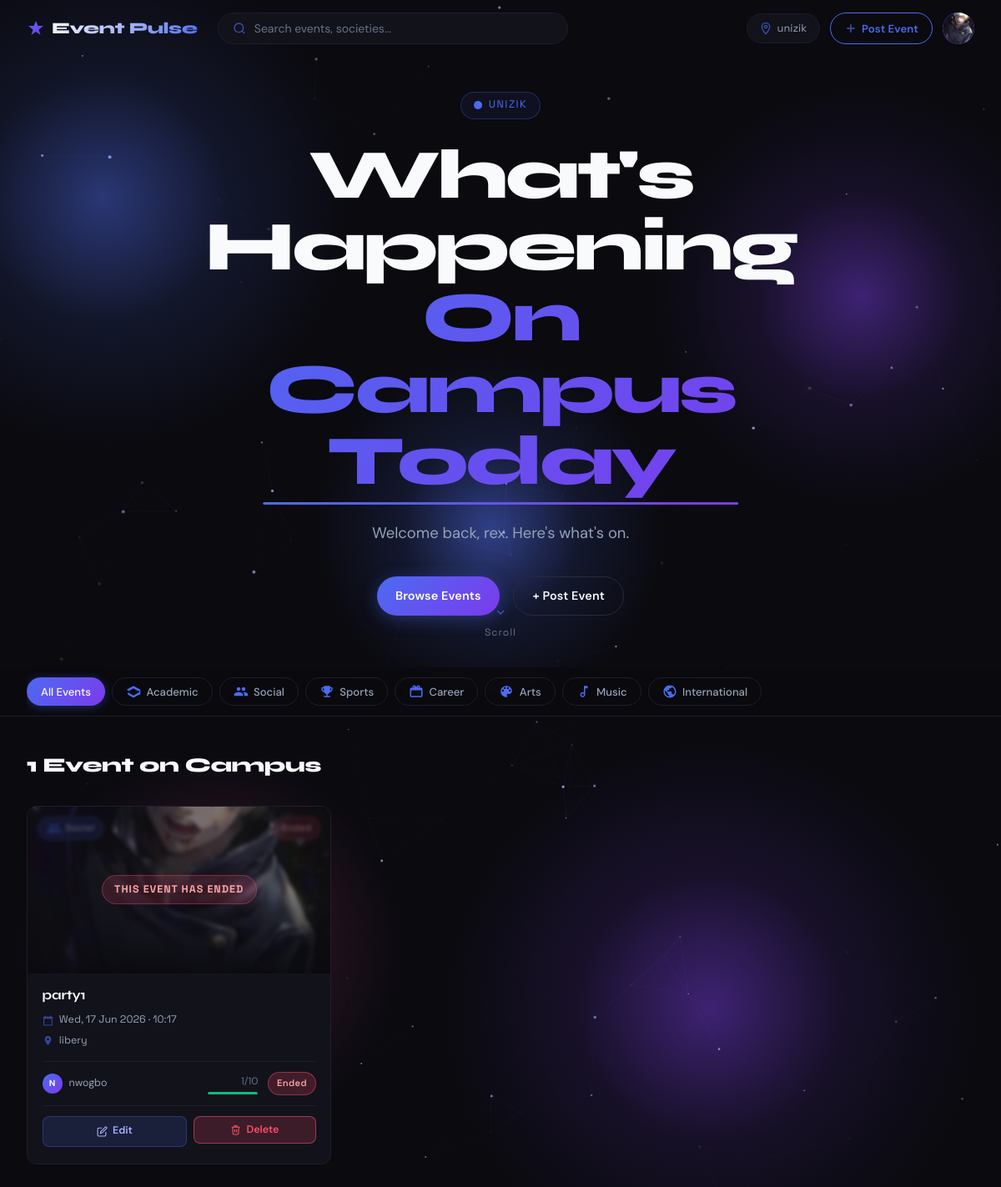
Screenshot of /home/ (signed in) with the database file from the repository.
### accounts/models.py (models this page shows, shortened)
class User(AbstractUser):
    class Role(models.TextChoices):
        STUDENT = 'student', 'Student'
        SOCIETY = 'society', 'Society / Club'
        STAFF   = 'staff',   'Staff'
        ADMIN   = 'admin',   'Admin'
    class Plan(models.TextChoices):
        FREE    = 'free',    'Free'
        PREMIUM = 'premium', 'Premium'
    class YearOfStudy(models.TextChoices):
        YEAR_1 = '1',  'Year 1 — Fresher'
        YEAR_2 = '2',  'Year 2'
        YEAR_3 = '3',  'Year 3'
        YEAR_4 = '4',  'Year 4'
        YEAR_5 = '5',  'Year 5'
        PG     = 'pg', 'Postgraduate'
        PHD    = 'phd','PhD'
    email           = models.EmailField(unique=True)
    profile_picture = models.ImageField(upload_to='profiles/', blank=True, null=True)
    bio             = models.TextField(blank=True)
    phone_number    = models.CharField(max_length=20, blank=True)
    university      = models.CharField(max_length=200, blank=True)
    department      = models.CharField(max_length=200, blank=True)
    student_id      = models.CharField(max_length=50,  blank=True)
    year_of_study   = models.CharField(
        max_length=5,
        choices=YearOfStudy.choices,
        blank=True,
    )
    role = models.CharField(
        max_length=20,
        choices=Role.choices,
        default=Role.STUDENT,
    )
    plan = models.CharField(
        max_length=20,
        choices=Plan.choices,
        default=Plan.FREE,
    )
    plan_expiry = models.DateTimeField(blank=True, null=True)
    updated_at = models.DateTimeField(auto_now=True)
    USERNAME_FIELD  = 'email'
    REQUIRED_FIELDS = ['username']
    class Meta:
        verbose_name        = 'User'
        verbose_name_plural = 'Users'
        ordering            = ['-date_joined']

### events/models.py (models this page shows, shortened)
class Event(models.Model):
    class Status(models.TextChoices):
        DRAFT     = "draft",     "Draft"
        PUBLISHED = "published", "Published"
        CANCELLED = "cancelled", "Cancelled"
        COMPLETED = "completed", "Completed"
    class PriceType(models.TextChoices):
        FREE = "free", "Free"
        PAID = "paid", "Paid"
    title       = models.CharField(max_length=200)
    slug        = models.SlugField(max_length=220, unique=True, blank=True)
    description = models.TextField()
    cover_image = models.ImageField(upload_to="events/covers/", blank=True, null=True)
    organiser = models.ForeignKey(
        settings.AUTH_USER_MODEL,
        on_delete=models.CASCADE,
        related_name="organised_events",
    )
    category = models.ForeignKey(
        Category,
        on_delete=models.SET_NULL,
        null=True,
        blank=True,
        related_name="events",
    )
    location_name    = models.CharField(max_length=200)
    location_address = models.TextField(blank=True)
    location_lat     = models.DecimalField(max_digits=9, decimal_places=6, blank=True, null=True)
    location_lng     = models.DecimalField(max_digits=9, decimal_places=6, blank=True, null=True)
    area             = models.CharField(max_length=100, blank=True, help_text="Neighbourhood or city for filtering")
    start_datetime = models.DateTimeField()
    end_datetime   = models.DateTimeField(blank=True, null=True)
    capacity     = models.PositiveIntegerField(blank=True, null=True, help_text="Leave blank for unlimited")
    price_type   = models.CharField(max_length=10, choices=PriceType.choices, default=PriceType.FREE)
    ticket_price = models.DecimalField(max_digits=10, decimal_places=2, default=0.00)
    is_premium_only = models.BooleanField(default=False, help_text="Only premium users can join")
    is_featured     = models.BooleanField(default=False, help_text="Pin to top of feed")
    status          = models.CharField(max_length=20, choices=Status.choices, default=Status.DRAFT)
    checkin_token = models.UUIDField(
        default=uuid.uuid4,
        editable=False,
        unique=True,
        help_text="Embedded in QR code for check-in",
    )
    qr_code = models.ImageField(
        upload_to="qrcodes/",
        blank=True,
        null=True,
        help_text="Auto-generated on publish",
    )
    created_at = models.DateTimeField(auto_now_add=True)
    updated_at = models.DateTimeField(auto_now=True)
    class Meta:
        verbose_name        = "Event"
        verbose_name_plural = "Events"
        ordering            = ["-is_featured", "-created_at"]
        indexes = [
            models.Index(fields=["status", "start_datetime"]),
            models.Index(fields=["organiser"]),
            models.Index(fields=["category"]),
            models.Index(fields=["area"]),
        ]
    @property
    def is_past(self):
        if self.end_datetime:
            return self.end_datetime < timezone.now()
        return self.start_datetime < timezone.now()
    @property
    def approved_rsvp_count(self):
        return self.rsvps.filter(status=RSVP.Status.APPROVED).count()
    @property
    def is_full(self):
        if self.capacity is None:
            return False
        return self.approved_rsvp_count >= self.capacity

class Category(models.Model):
    name        = models.CharField(max_length=60, unique=True)
    slug        = models.SlugField(max_length=60, unique=True, blank=True)
    icon        = models.CharField(max_length=10, blank=True, help_text="Emoji e.g. 🎵")
    description = models.TextField(blank=True)
    colour      = models.CharField(max_length=7, default="#4B6BF1", help_text="Hex colour for UI badges")
    created_at  = models.DateTimeField(auto_now_add=True)
    class Meta:
        verbose_name        = "Category"
        verbose_name_plural = "Categories"
        ordering            = ["name"]

### events/views.py (the view, shortened to what this page needs)
# urls.py: path('home/',                           views.home_view,         name='home'),
@login_required(login_url='accounts:login')
def home_view(request):
    query    = request.GET.get('q', '').strip()
    category = request.GET.get('cat', '').strip()
    now      = timezone.now()
    events = Event.objects.filter(
        status=Event.Status.PUBLISHED
    ).select_related('organiser', 'category').order_by('-is_featured', '-created_at')
    if category and category != 'all':
        events = events.filter(category__slug=category)
    return render(request, 'events/home.html', {
        'events':     events,
        'query':      query,
        'active_cat': category,
        'now':        now,
    })

### templates/events/home.html (shortened to what this page needs)
{% extends 'base.html' %}
{% load static %}
{% block content %}
<section class="ep-hero">
  <div class="ep-hero__content">
    <div class="ep-hero__eyebrow">
      <svg width="10" height="10" viewBox="0 0 10 10"><circle cx="5" cy="5" r="5" fill="#4B6BF1"/></svg>
      {% if user.university %}{{ user.university }}{% else %}Your Campus{% endif %}
    </div>
    <h1 class="ep-hero__title">
      What's Happening<br>
      <em>On Campus Today</em>
    </h1>
    <p class="ep-hero__sub">Welcome back, {{ user.first_name|default:user.username }}. Here's what's on.</p>
    <div class="ep-hero__ctas">
      <a href="#feed" class="ep-btn ep-btn--primary">Browse Events</a>
      <a href="{% url 'events:create' %}" class="ep-btn ep-btn--outline">+ Post Event</a>
    </div>
  </div>
  <div class="ep-hero__scroll">
    <span class="ep-icon ep-icon--chevron-down"></span>
    Scroll
  </div>
</section>
<div class="ep-cats">
  <div class="ep-cats__inner">
    <button class="ep-cat active" data-cat="all">All Events</button>
    <button class="ep-cat" data-cat="academic"><span class="ep-cat-icon ep-cat-icon--academic"></span> Academic</button>
    <button class="ep-cat" data-cat="social"><span class="ep-cat-icon ep-cat-icon--social"></span> Social</button>
    <button class="ep-cat" data-cat="sports"><span class="ep-cat-icon ep-cat-icon--sports"></span> Sports</button>
    <button class="ep-cat" data-cat="career"><span class="ep-cat-icon ep-cat-icon--career"></span> Career</button>
    <button class="ep-cat" data-cat="arts"><span class="ep-cat-icon ep-cat-icon--arts"></span> Arts</button>
    <button class="ep-cat" data-cat="music"><span class="ep-cat-icon ep-cat-icon--music"></span> Music</button>
    <button class="ep-cat" data-cat="international"><span class="ep-cat-icon ep-cat-icon--international"></span> International</button>
  </div>
</div>
<section class="ep-feed" id="feed">
  <div class="ep-feed__header">
    <h2 class="ep-feed__title">
      {% if events %}{{ events|length }} Event{{ events|length|pluralize }} on Campus
      {% else %}Campus Events{% endif %}
    </h2>
  </div>
  <div class="ep-grid">
    {% for event in events %}
    <article class="ep-card" data-cat="{{ event.category.slug|default:'all' }}"
      onclick="window.location.href='{% url "events:detail" event.slug %}'">
      <div class="ep-card__img">
        {% if event.cover_image %}
          <img src="{{ event.cover_image.url }}" alt="{{ event.title }}" loading="lazy">
        {% else %}
          <div class="ep-card__placeholder">
            <span class="ep-cat-icon ep-cat-icon--{{ event.category.slug|default:'academic' }}" style="width:48px;height:48px;"></span>
          </div>
        {% endif %}
        <div class="ep-card__img-overlay"></div>
        <div class="ep-card__badges">
          <span class="ep-badge ep-badge--cat">
            <span class="ep-cat-icon ep-cat-icon--{{ event.category.slug|default:'academic' }}"></span>
            {% if event.category %}{{ event.category.name }}{% else %}Event{% endif %}
          </span>
          <div class="ep-card__badges-right">
            {% if event.is_past %}
              <span class="ep-badge ep-badge--ended">Ended</span>
            {% else %}
              {% if event.is_featured %}<span class="ep-badge ep-badge--feat">Featured</span>{% endif %}
              {% if event.is_premium_only %}<span class="ep-badge ep-badge--prem">Premium</span>{% endif %}
            {% endif %}
          </div>
        </div>
        {% if event.is_past %}
          <div class="ep-card__ended-overlay">
            <span class="ep-card__ended-label">This event has ended</span>
          </div>
        {% endif %}
      </div>
      <div class="ep-card__body">
        <h3 class="ep-card__title">{{ event.title }}</h3>
        <div class="ep-card__meta">
          <div class="ep-card__meta-row">
            <span class="ep-meta-icon ep-meta-icon--calendar"></span>
            {{ event.start_datetime|date:"D, d M Y · H:i" }}
          </div>
          <div class="ep-card__meta-row">
            <span class="ep-meta-icon ep-meta-icon--pin"></span>
            {{ event.location_name }}
          </div>
        </div>
        <div class="ep-card__footer">
          <div class="ep-card__organiser">
            <div class="ep-card__organiser-av">{{ event.organiser.username|first|upper }}</div>
            <span>{{ event.organiser.username }}</span>
          </div>
          <div class="ep-card__footer-right">
            {% if event.capacity %}
              <div class="ep-card__capacity">
                <div>{{ event.approved_rsvp_count }}/{{ event.capacity }}</div>
                <div class="ep-card__cap-bar">
                  <div class="ep-card__cap-fill {% if event.is_full %}ep-card__cap-fill--warn{% endif %}"></div>
                </div>
              </div>
            {% endif %}
            {% if event.is_past %}
              <span class="ep-badge ep-badge--ended">Ended</span>
            {% elif event.is_free %}
              <span class="ep-badge ep-badge--free">Free</span>
            {% else %}
              <span class="ep-badge ep-badge--paid">₦{{ event.ticket_price }}</span>
            {% endif %}
          </div>
        </div>
        {% if request.user.is_authenticated and request.user == event.organiser %}
        <div style="display:flex;gap:.5rem;margin-top:.75rem;padding-top:.75rem;border-top:1px solid var(--border);" onclick="event.stopPropagation()">
          <a href="{% url 'events:edit' event.slug %}"
            style="flex:1;display:inline-flex;align-items:center;justify-content:center;gap:.4rem;padding:.45rem .75rem;border-radius:8px;font-size:.78rem;font-weight:600;font-family:var(--font-body);text-decoration:none;background:rgba(75,107,241,.15);border:1px solid rgba(75,107,241,.35);color:#A5B4FC;">
            <svg width="13" height="13" fill="none" viewBox="0 0 24 24" stroke="#A5B4FC" stroke-width="2"><path d="M11 4H4a2 2 0 0 0-2 2v14a2 2 0 0 0 2 2h14a2 2 0 0 0 2-2v-7"/><path d="M18.5 2.5a2.121 2.121 0 0 1 3 3L12 15l-4 1 1-4 9.5-9.5z"/></svg>
            Edit
          </a>
          <form method="POST" action="{% url 'events:delete' event.slug %}" style="flex:1;margin:0;"
            onsubmit="return confirm('Delete this event? This cannot be undone.')">
            <button type="submit"
              style="width:100%;display:inline-flex;align-items:center;justify-content:center;gap:.4rem;padding:.45rem .75rem;border-radius:8px;font-size:.78rem;font-weight:600;font-family:var(--font-body);cursor:pointer;background:rgba(255,77,109,.18);border:1.5px solid rgba(255,77,109,.55);color:#FF4D6D;">
              <svg width="13" height="13" fill="none" viewBox="0 0 24 24" stroke="#FF4D6D" stroke-width="2"><polyline points="3 6 5 6 21 6"/><path d="M19 6l-1 14a2 2 0 0 1-2 2H8a2 2 0 0 1-2-2L5 6"/><path d="M10 11v6M14 11v6"/><path d="M9 6V4a1 1 0 0 1 1-1h4a1 1 0 0 1 1 1v2"/></svg>
              Delete
            </button>
          </form>
        </div>
        {% endif %}
      </div>
    </article>
    {% endfor %}
  </div>
</section>
{% endblock %}

### templates/base.html (shortened to what this page needs)
<!DOCTYPE html>
<html lang="en">
<head>
  {% load static %}
  <link rel="stylesheet" href="{% static 'css/main.css' %}?v=3" />
</head>
<body>
{% block navbar %}
<nav class="ep-nav" id="epNav">
  <div class="ep-nav__inner">
    <a href="{% if user.is_authenticated %}{% url 'events:home' %}{% else %}{% url 'events:landing' %}{% endif %}" class="ep-nav__logo">
      <span>Event Pulse</span>
    </a>
    <div class="ep-nav__search">
      <span class="ep-icon ep-icon--search"></span>
      <input type="text" placeholder="Search events, societies…" />
    </div>
    <div class="ep-nav__actions">
      <span class="ep-nav__location">
        <span class="ep-icon ep-icon--pin"></span>
        {% if user.is_authenticated and user.university %}{{ user.university|truncatechars:16 }}{% else %}Campus{% endif %}
      </span>
      {% if user.is_authenticated %}
        <a href="{% url 'events:create' %}" class="ep-btn ep-btn--create ep-btn--sm">
          <span class="ep-icon ep-icon--plus"></span>
          Post Event
        </a>
        <div class="ep-nav__user-menu" id="userMenu">
          <div class="ep-nav__avatar" id="avatarBtn">
            {% if user.profile_picture %}
              <img src="{{ user.profile_picture.url }}" alt="{{ user.username }}">
            {% else %}
              {{ user.username|first|upper }}
            {% endif %}
          </div>
        </div>
      {% else %}
        <a href="{% url 'accounts:login' %}"    class="ep-btn ep-btn--outline ep-btn--sm">Sign In</a>
        <a href="{% url 'accounts:register' %}" class="ep-btn ep-btn--primary ep-btn--sm">Register</a>
      {% endif %}
    </div>
  </div>
</nav>
{% endblock %}
{% block content %}{% endblock %}
{% load static %}
</body>
</html>

### rows the page displays
User: university "unizik", profile_picture (picture), university "UNIZIK", first_name "rex"
Event: cover_image (picture), category.name "Social", shows "Ended", title "party1", start_datetime "Wed, 17 Jun 2026 · 10:17", location_name "libery", organiser.username|first "N", organiser.username "nwogbo", approved_rsvp_count "1", capacity "10", shows "Edit"

### other values shown
{{ events|length }} "1"
